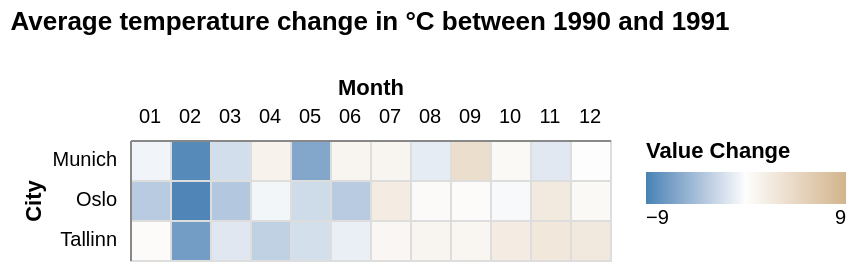

Express this chart as Vega-Lite.
### Vega-Lite specification from a JSON file in a GitHub repository (floating-point values rounded to 4 significant figures)
{"$schema": "https://vega.github.io/schema/vega-lite/v3.json", "title": {"text": "Average temperature change in °C between 1990 and 1991", "offset": 20}, "height": "container", "width": "container", "data": {"values": [{"a": "Munich", "b": "01", "c": -0.6}, {"a": "Munich", "b": "02", "c": -8.4}, {"a": "Munich", "b": "03", "c": -2.2}, {"a": "Munich", "b": "04", "c": 1.35}, {"a": "Munich", "b": "05", "c": -6.2}, {"a": "Munich", "b": "06", "c": 1.1}, {"a": "Munich", "b": "07", "c": 1.1}, {"a": "Munich", "b": "08", "c": -1.2}, {"a": "Munich", "b": "09", "c": 3.8}, {"a": "Munich", "b": "10", "c": 0.5}, {"a": "Munich", "b": "11", "c": -1.45}, {"a": "Munich", "b": "12", "c": 0}, {"a": "Oslo", "b": "01", "c": -3.5}, {"a": "Oslo", "b": "02", "c": -8.65}, {"a": "Oslo", "b": "03", "c": -3.8}, {"a": "Oslo", "b": "04", "c": -0.5}, {"a": "Oslo", "b": "05", "c": -2.4}, {"a": "Oslo", "b": "06", "c": -3.55}, {"a": "Oslo", "b": "07", "c": 2}, {"a": "Oslo", "b": "08", "c": 0.4}, {"a": "Oslo", "b": "09", "c": 0.25}, {"a": "Oslo", "b": "10", "c": -0.3}, {"a": "Oslo", "b": "11", "c": 2.3}, {"a": "Oslo", "b": "12", "c": 0.5}, {"a": "Tallinn", "b": "01", "c": 0.2}, {"a": "Tallinn", "b": "02", "c": -6.95}, {"a": "Tallinn", "b": "03", "c": -1.5}, {"a": "Tallinn", "b": "04", "c": -3.1}, {"a": "Tallinn", "b": "05", "c": -2.1}, {"a": "Tallinn", "b": "06", "c": -1}, {"a": "Tallinn", "b": "07", "c": 0.8}, {"a": "Tallinn", "b": "08", "c": 1.1}, {"a": "Tallinn", "b": "09", "c": 0.95}, {"a": "Tallinn", "b": "10", "c": 2}, {"a": "Tallinn", "b": "11", "c": 2.65}, {"a": "Tallinn", "b": "12", "c": 2.4}]}, "config": {"axis": {"grid": true, "bandPosition": 0}, "legend": {"gradientDirection": "horizontal"}}, "mark": {"type": "rect", "tooltip": null}, "encoding": {"y": {"field": "a", "type": "nominal", "title": "City", "axis": {"labelColor": "black", "tickColor": "white"}}, "x": {"field": "b", "type": "ordinal", "title": "Month", "axis": {"orient": "top", "labelColor": "black", "labelAngle": 0, "tickColor": "white"}}, "color": {"field": "c", "type": "quantitative"}}, "layer": [{"mark": {"type": "rect", "tooltip": true}, "encoding": {"color": {"field": "c", "type": "quantitative", "title": "Value Change", "scale": {"domain": [-9, 0, 9], "range": ["steelblue", "#FDFDFD", "#D2B48C"]}}}}]}
